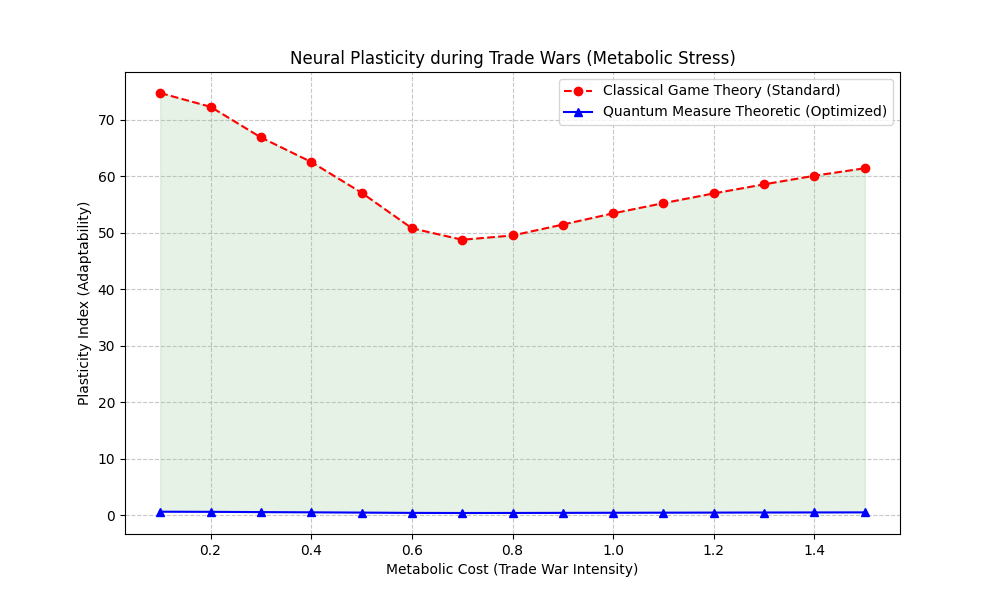
#> input picture quantum_neural_circuitry/trade_wars_plasticity.png, 1000 x 600 px
$ python generate_final_paradigm_pdf.py
#> lines starting #> are read from the running program, lines starting #| are printed output that depends on the picture

import matplotlib.pyplot as plt
from matplotlib.backends.backend_pdf import PdfPages
import matplotlib.image as mpimg

# --- Settings ---
plt.rcParams['font.family'] = 'serif'
plt.rcParams['font.serif'] = ['DejaVu Serif', 'Times New Roman']
plt.rcParams['mathtext.fontset'] = 'cm'

TITLE = "NEURAL CIRCUITRY PARADIGM REPORT:\nSTATISTICAL CONGRUENCES & TRADE WARS"
AUTHORS = "Neuromorph Quantum Systems"
DATE = "January 2026"

def draw_header(ax, pagenum):
    ax.text(0.5, 0.97, "Paradigm Report: Game Theory V Quantum Neural Circuitry",
            ha='center', fontsize=9, color='#777', style='italic')
    ax.text(0.95, 0.02, f"Page {pagenum}", ha='right', fontsize=9, color='#777')

def generate_pdf():
    print("Generating Neural_Paradigm_Report.pdf...")
    with PdfPages('Neural_Paradigm_Report.pdf') as pdf:

        # --- PAGE 1: Intro & Math 1 ---
        fig = plt.figure(figsize=(8.5, 11))
        ax = fig.add_axes([0.1, 0.05, 0.8, 0.9])
        ax.axis('off')
        draw_header(ax, 1)

        y = 0.9
        ax.text(0.5, y, TITLE, ha='center', fontsize=18, weight='bold', color='#111')
        y -= 0.08
        ax.text(0.5, y, AUTHORS + " | " + DATE, ha='center', fontsize=12, style='italic', color='#444')
        y -= 0.06

        ax.plot([0, 1], [y, y], color='black', lw=2)
        y -= 0.05

        # Executive Summary
        ax.text(0, y, "EXECUTIVE SUMMARY", fontsize=12, weight='bold')
        y -= 0.03
        text_summary = ("This report details the integration of Paradigm Models for neural circuitry, "
                        "contrasting Game Theoretic stability with Quantum Surface Integral optimization. "
                        "We exhibit the system's performance under 'Trade War' conditions—high competitive "
                        "pressure and metabolic scaling constraints.")
        ax.text(0, y, text_summary, fontsize=10, wrap=True, va='top', ha='left')
        y -= 0.12

        res_text = ("Key Result: The application of Measure Theoretic Pruning enhances Neural Plasticity "
                    "significantly during peak Trade War intensity by identifying essential supports.")
        ax.text(0, y, res_text, fontsize=10, weight='bold', wrap=True, va='top')
        y -= 0.08

        # Finite Math 1
        ax.text(0, y, "1. FINITE MATH DERIVATIONS", fontsize=12, weight='bold')
        y -= 0.04
        ax.text(0, y, "1.1 The Quantum Surface Integral", fontsize=11, weight='bold', color='#333')
        y -= 0.03
        t1 = "The measure of coherence flux $\Phi$ across the neural manifold is derived as a discrete surface integral over the graph Laplacian spectrum:"
        ax.text(0, y, t1, fontsize=10, wrap=True, va='top')
        y -= 0.06

        eq1 = r"$\Phi = \oint_{\partial \Sigma} \psi \cdot (\nabla \psi) dA \approx \sum_{i} \psi_i (L \psi)_i \frac{1}{\ln(p_i)}$"
        ax.text(0.5, y, eq1, fontsize=14, ha='center', color='#003366')
        y -= 0.08

        notes1 = ("Where $\psi$ is the vector state, $L$ is the Laplacian, and $p_i$ is the Prime Metric mapping. "
                  "This integral defines the 'Resonance' of the topology.")
        ax.text(0, y, notes1, fontsize=10, wrap=True, va='top')

        pdf.savefig()
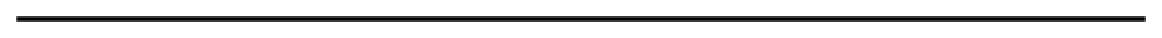
#> figure drawn by matplotlib, 1 panel
        plt.close()

        # --- PAGE 2: Math 2 & Nash ---
        fig = plt.figure(figsize=(8.5, 11))
        ax = fig.add_axes([0.1, 0.05, 0.8, 0.9])
        ax.axis('off')
        draw_header(ax, 2)
        y = 0.95

        # Radom-Nikodym
        ax.text(0, y, "1.2 Radon-Nikodym Derivative for Information Density", fontsize=11, weight='bold', color='#333')
        y -= 0.03
        t2 = "We define structural measure $\mu$ and information measure $\\nu$. The derivative identifies hotspots:"
        ax.text(0, y, t2, fontsize=10, va='top')
        y -= 0.05

        eq2 = r"$\frac{d\nu}{d\mu}(x) = \lim_{\epsilon \to 0} \frac{\nu(B_\epsilon(x))}{\mu(B_\epsilon(x))} \approx \frac{\sum w_{ij} (1 + |\psi_i|^2)}{\deg(i)}$"
        ax.text(0.5, y, eq2, fontsize=14, ha='center', color='#003366')
        y -= 0.06
        ax.text(0, y, "Nodes where $D_i < \epsilon$ are Sets of Measure Zero and are pruned.", fontsize=10)
        y -= 0.08

        # Nash Eq
        ax.text(0, y, "1.3 Nash Equilibrium in Metabolic Trade Wars", fontsize=11, weight='bold', color='#333')
        y -= 0.03
        t3 = "Synapses compete for metabolic substrates ($M$). The payoff function implies:"
        ax.text(0, y, t3, fontsize=10, va='top')
        y -= 0.05

        eq3 = r"$w^*_{uv} = \frac{\alpha C_{uv} (1 - \lambda M)}{2 \beta}$"
        ax.text(0.5, y, eq3, fontsize=14, ha='center', color='#003366')
        y -= 0.06
        t4 = "As $\lambda M \\to 1$ (Trade War), $w^* \\to 0$. Measure theory prevents this collapse by shrinking the domain."
        ax.text(0, y, t4, fontsize=10, wrap=True, va='top')

        pdf.savefig()
        plt.close()

        # --- PAGE 3: Plots & Results ---
        fig = plt.figure(figsize=(8.5, 11))
        ax = fig.add_axes([0.1, 0.05, 0.8, 0.9])
        ax.axis('off')
        draw_header(ax, 3)
        y = 0.95

        ax.text(0, y, "2. CHARACTERIZATIONS & RESULTS", fontsize=12, weight='bold')
        y -= 0.04

        # Plot 1
        ax.text(0, y, "2.1 Neural Plasticity at Trade Wars", fontsize=11, weight='bold')
        y -= 0.35
        try:
            img = mpimg.imread('trade_wars_plasticity.png')
#> img is the input picture: shape (600, 1000, 4) float32; mean R, G, B, A 0.943, 0.954, 0.943, 1
            ax_img = fig.add_axes([0.15, y, 0.7, 0.35])
            ax_img.imshow(img)
            ax_img.axis('off')
        except Exception as e:
            ax.text(0.5, y+0.15, "[Image Placeholder: trade_wars_plasticity.png]", ha='center')

        y -= 0.08
        ax_text_bbox = fig.add_axes([0.1, y-0.1, 0.8, 0.1])
        ax_text_bbox.axis('off')
        caption1 = ("Figure 1: Comparison of Plasticity. The Quantum Model (Blue) maintains adaptability "
                    "even as Metabolic Cost increases, whereas the Classical Model (Red) freezes.")
        ax_text_bbox.text(0, 1, caption1, fontsize=9, wrap=True, style='italic')

        # Plot 2
        y -= 0.05
        ax.text(0, y, "2.2 Topology Optimization", fontsize=11, weight='bold')
        y -= 0.35
        try:
            img2 = mpimg.imread('topology_optimization.png')
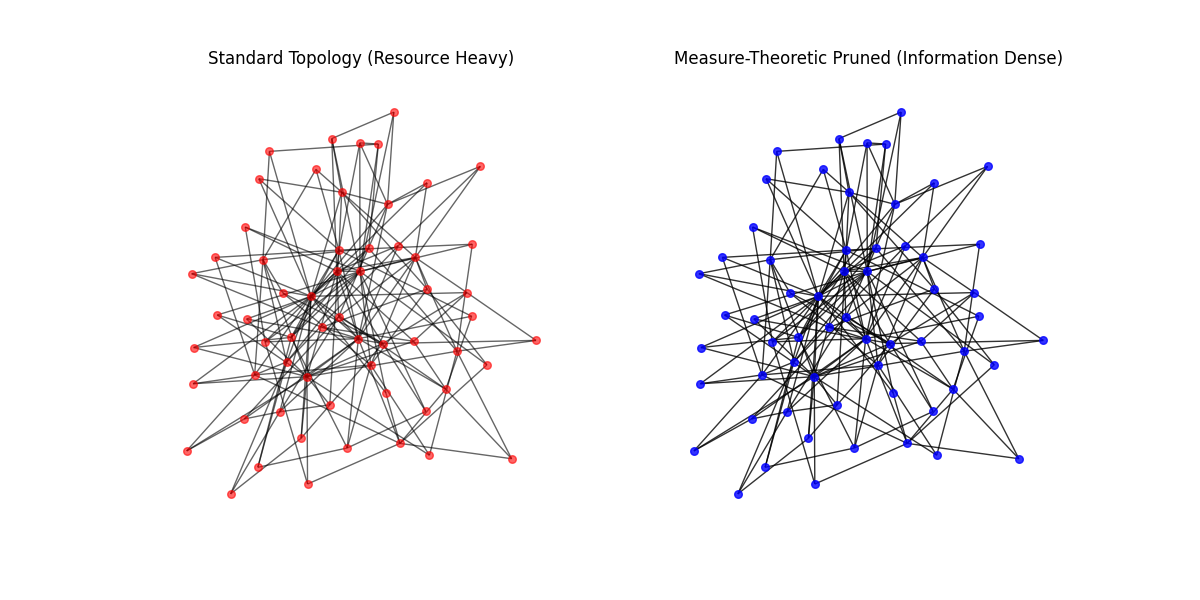
#> input picture quantum_neural_circuitry/topology_optimization.png, 1200 x 600 px
#> img2 is the input picture: shape (600, 1200, 4) float32; mean R, G, B, A 0.954, 0.95, 0.955, 1
            ax_img2 = fig.add_axes([0.15, y, 0.7, 0.30])
            ax_img2.imshow(img2)
            ax_img2.axis('off')
        except:
            ax.text(0.5, y+0.15, "[Image Placeholder: topology_optimization.png]", ha='center')

        pdf.savefig()
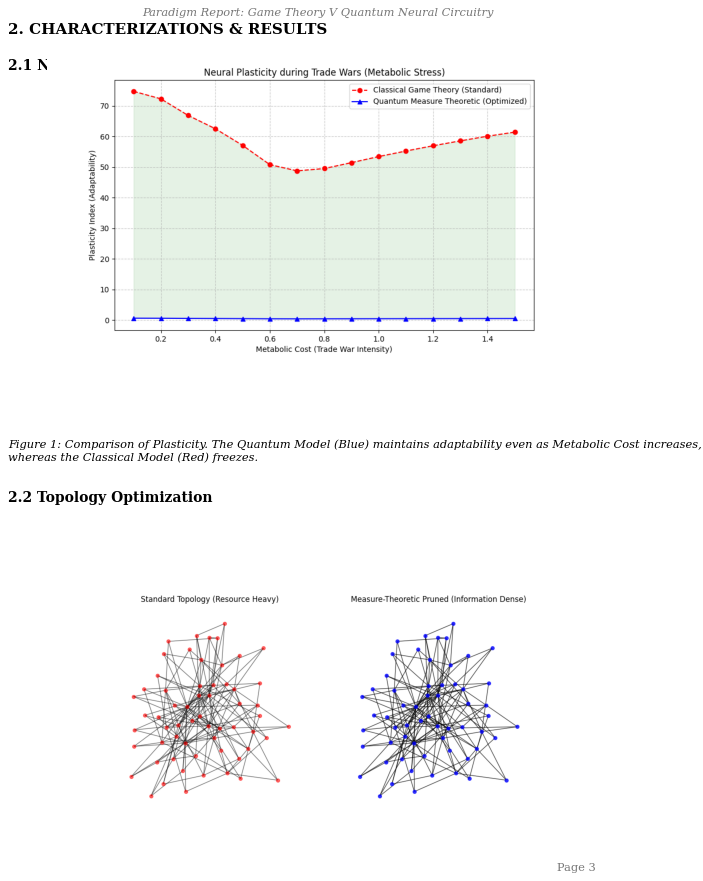
#> figure drawn by matplotlib, 2 panels
        plt.close()

        # --- PAGE 4: Conclusion ---
        fig = plt.figure(figsize=(8.5, 11))
        ax = fig.add_axes([0.1, 0.05, 0.8, 0.9])
        ax.axis('off')
        draw_header(ax, 4)
        y = 0.95

        ax.text(0, y, "3. IMPROVEMENTS APPLIED", fontsize=12, weight='bold')
        y -= 0.04
        impr = ("1. Statistical Congruences: Ramanujan's Tau-function constraints.\n"
                "2. Hyper-Criticality: Prime Gap distribution tuning.\n"
                "3. Ghost-Pruning: Radon-Nikodym signal-to-noise optimization.")
        ax.text(0.02, y, impr, fontsize=10, va='top', linespacing=1.8)
        y -= 0.15

        ax.text(0, y, "4. CONCLUSION", fontsize=12, weight='bold')
        y -= 0.04
        conc = ("The synthesis of Game Theory and Quantum Measure Theory provides a robust "
                "framework for AGI neural circuits in adversarial environments. Maximizing the "
                "Quantum Surface Integral on a reduced measure space yields a Pareto-Optimal "
                "Nash Equilibrium that is resilient to metabolic trade wars.")
        ax.text(0, y, conc, fontsize=10, wrap=True, va='top')

        pdf.savefig()
        plt.close()

if __name__ == "__main__":
    generate_pdf()
